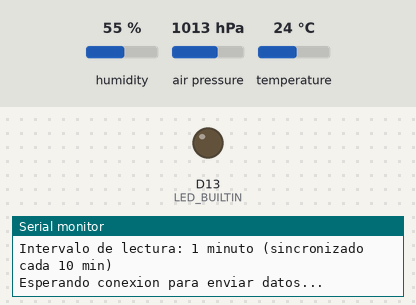
Simulated run of this sketch. Board: Arduino Nano 33 BLE. Shown: output pins drawn as LEDs (lit = HIGH), the last lines printed to the serial monitor. Inputs (shaded band) come from the test bench; at power-on: humidity 55 %, air pressure 1013 hPa, temperature 24 °C.

Above: at 0.5 s.
At 78.1 s:
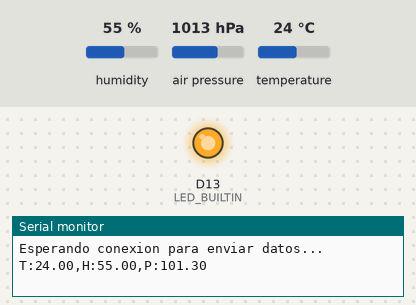
Timing chart, 0 to 78.9 s (numbered marks = the images above):
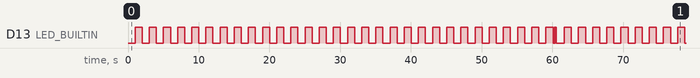

Measured:
- by itself, D13 (LED_BUILTIN): moves between LOW and HIGH, repeating every 60.7 s
- by itself, everything shown: repeats every 58.7 s, in 60 steps

The sketch:

slave_wired.ino
```cpp
#include <Arduino.h>
#include <Arduino_HTS221.h>
#include <Arduino_LPS22HB.h>

// Configuración de tiempo - 1 minuto (para sincronización)
const unsigned long INTERVALO_LECTURA = 60000; // 1 minuto en milisegundos (60,000 ms)
unsigned long ultimaLectura = 0;

// LED de identificación - Parpadeo rápido (1 segundo)
const unsigned long INTERVALO_LED = 1000; // 1 segundo
unsigned long ultimoParpadeoLED = 0;
bool estadoLED = false;


void setup() {
  Serial.begin(9600);
  while (!Serial);

  pinMode(LED_BUILTIN, OUTPUT);

  // Inicialización de sensores
  if (!HTS.begin()) {
    Serial.println("Fallo HTS221");
    while (1);
  }
  if (!BARO.begin()) {
    Serial.println("Fallo LPS22HB");
    while (1);
  }

  Serial.println("Arduino Wired - Iniciado");
  Serial.println("Intervalo de lectura: 1 minuto (sincronizado cada 10 min)");
  Serial.println("Esperando conexion para enviar datos...");

  ultimaLectura = millis(); // Inicializar el tiempo
}

void loop() {
  unsigned long tiempoActual = millis();

  // LED de identificación - Parpadeo cada 1 segundo
  if (tiempoActual - ultimoParpadeoLED >= INTERVALO_LED) {
    estadoLED = !estadoLED;
    digitalWrite(LED_BUILTIN, estadoLED);
    ultimoParpadeoLED = tiempoActual;
  }

  // Verificar si ha pasado 1 minuto
  if (tiempoActual - ultimaLectura >= INTERVALO_LECTURA) {
    // Leer sensores
    float temperatura = HTS.readTemperature();
    float humedad = HTS.readHumidity();
    float presion = BARO.readPressure();

    // Enviar datos en formato CSV
    Serial.print("T:");
    Serial.print(temperatura, 2);
    Serial.print(",H:");
    Serial.print(humedad, 2);
    Serial.print(",P:");
    Serial.println(presion, 2);

    // Actualizar el tiempo de la última lectura
    ultimaLectura = tiempoActual;

    // Triple parpadeo rápido para indicar envío de datos
    for (int i = 0; i < 3; i++) {
      digitalWrite(LED_BUILTIN, HIGH);
      delay(100);
      digitalWrite(LED_BUILTIN, LOW);
      delay(100);
    }
  }

  // Pequeño delay para no saturar el loop
  delay(50);
}
```
